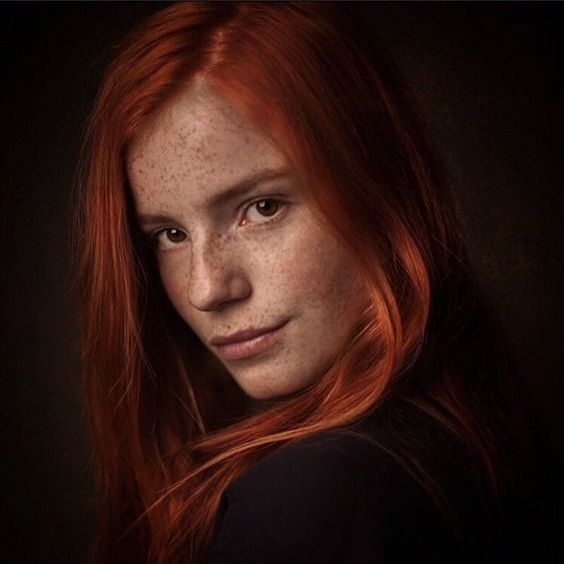
#> input picture OpenCVT/img.jpg, 564 x 564 px, given in place of img.jpeg, which was not available
$ jupyter execute --allow-errors Eyes_Tracker.ipynb
#> lines starting #> are read from the running program, lines starting #| are printed output that depends on the picture; after the words box and inside, x2 and y2 are one past the last pixel; in counts of white or black regions, pixels touching at a corner belong together; pictures that were not available may be replaced by others from this repository, and a replacement may not be noted
[cell 1]
import cv2
import numpy as np

path = "../OpenCV/cascades/data/"
face_cascade = cv2.CascadeClassifier(path+"haarcascade_frontalface_default.xml")
eye_cascade = cv2.CascadeClassifier(path+"haarcascade_eye.xml")

[cell 2]
img = cv2.imread("images/img.jpeg")
#> img is the input picture: shape (564, 564, 3); mean B, G, R 18, 23.7, 47.6

[cell 3]
img_gray = cv2.cvtColor(img, cv2.COLOR_BGR2GRAY)
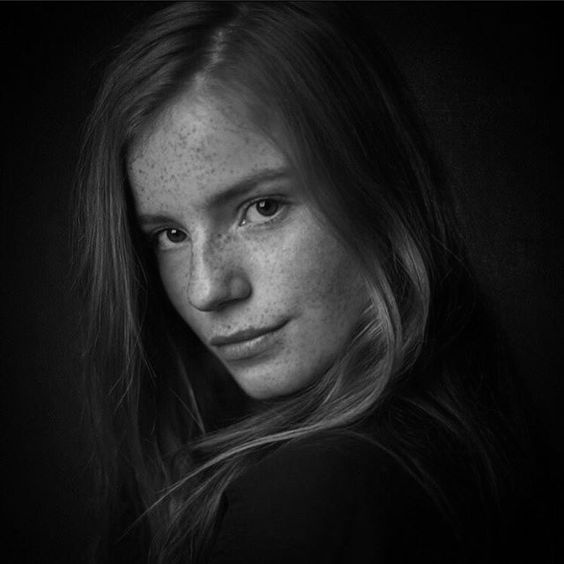
#> img_gray: shape (564, 564); min 0, max 203, mean 30.2
faces = face_cascade.detectMultiScale(img_gray, 1.3, 5)
#> faces = [[97, 123, 235, 235]]

[cell 4]
faces
#> Out = [[97, 123, 235, 235]]

[cell 5]
for (x, y, w, h) in faces:
    cv2.rectangle(img, (x, y), (x+w, y+h), (255, 0, 255), 2)
#> this loop made 1 pass
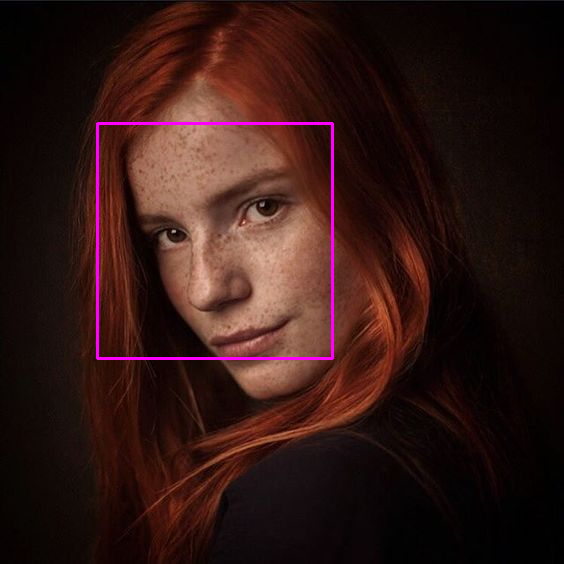
#> img: shape (564, 564, 3); 0.89% of pixels changed, all inside (x1, y1, x2, y2) = (96, 122, 334, 360)

[cell 6]
# [4 lines left out: function show_img, not called in this run]

[cell 7]
face_gray = img_gray[y:y+h, x:x+w]
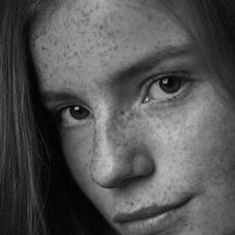
#> face_gray: shape (235, 235); min 1, max 203, mean 83.9
face = img[y:y+h, x:x+w]
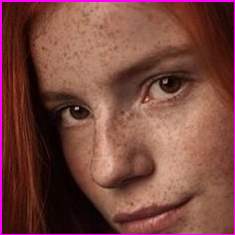
#> face: shape (235, 235, 3); mean B, G, R 63.1, 71.1, 120.9
eyes = eye_cascade.detectMultiScale(face_gray)
#> eyes = [[52, 89, 46, 46], [128, 55, 63, 63]]

[cell 8]
for (ex, ey, ew, eh) in eyes:
    cv2.rectangle(face, (ex, ey), (ex+ew, ey+eh), (0, 255, 255), 2)
#> this loop made 2 passes
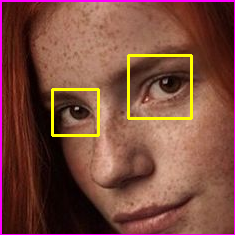
#> face: shape (235, 235, 3); 2.35% of pixels changed, all inside (x1, y1, x2, y2) = (51, 54, 193, 137)

[cell 9]
cv2.imshow("img", img)
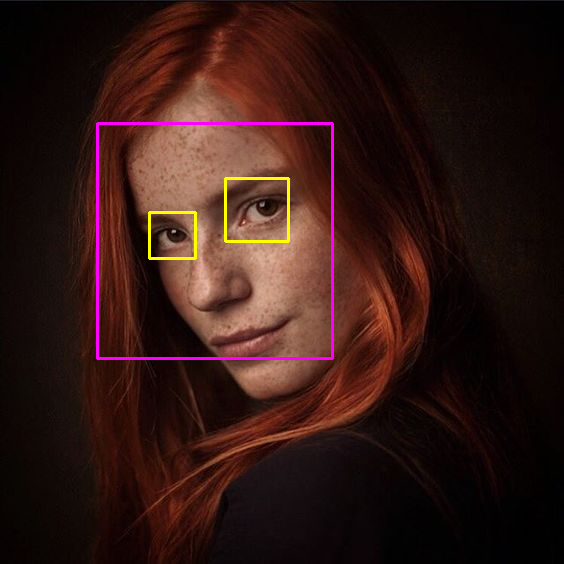
#> window 'img': shape (564, 564, 3); mean B, G, R 19.7, 24, 49.6
cv2.waitKey(0)
cv2.destroyAllWindows()

[cell 10]
def detect_eyes(img, classifier):
    frame_gay = cv2.cvtColor(img, cv2.COLOR_BGR2GRAY)
    eyes = classifier.detectMultiScale(img_gray, 1.3, 5)
    width = np.size(img, 1)
    height = np.size(img, 0)
    left_eye = None
    right_eye = None
    print(len(eyes))
    for (x, y, w, h) in eyes:
        if y > height/2:
            pass
        eye_center = (x + w) / 2
        if eye_center < width * 0.5:
            left_eye = img[y:y+h, x:x+w]
        else:
            right_eye = img[y:y+h, x:x+w]
    return left_eye, right_eye

[cell 11]
def detect_faces(img, classifier):
    frame_gray = cv2.cvtColor(img, cv2.COLOR_BGR2GRAY)
    coords = classifier.detectMultiScale(frame_gray, 1.3, 5)
    if len(coords) > 1:
        biggest = (0, 0, 0, 0)
        for i in coords:
            if i[3] > biggest[3]:
                biggest = i
        biggest = np.array([i], np.int32)
    elif len(coords) == 1:
        biggest = coords
    else:
        return None
    for (x, y, w, h) in biggest:
        frame = img[y:y+h, x:x+w]
    return frame

[cell 12]
detector_params = cv2.SimpleBlobDetector_Params()
detector_params.filterByArea = True
detector_params.maxArea = 1500
detector = cv2.SimpleBlobDetector_create(detector_params)

[cell 13]
threshold=127
_, img = cv2.threshold(img, threshold, 255, cv2.THRESH_BINARY)
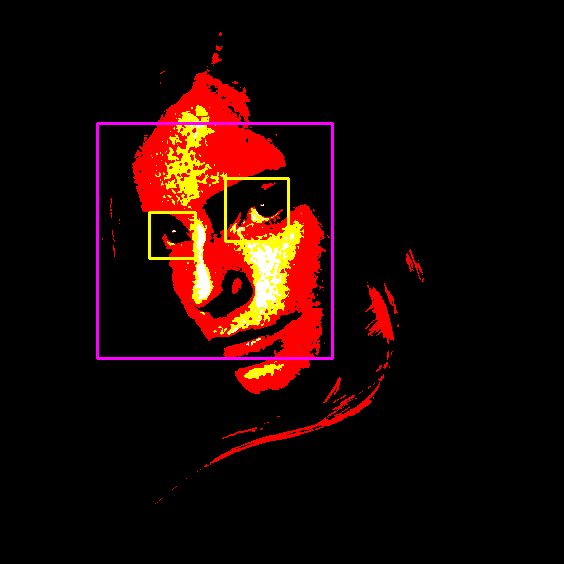
#> img: shape (564, 564, 3); mean B, G, R 3.9, 7.1, 28.9

[cell 14]
# [5 lines left out: function cut_eyebrows, not called in this run]

[cell 15]
# [5 lines left out: function blob_process, not called in this run]

[cell 16]
face_img = detect_faces(img, face_cascade)
#> in detect_faces, `frame_gray = cv2.cvtColor(img, cv2.COLOR_BGR2GRAY)`:
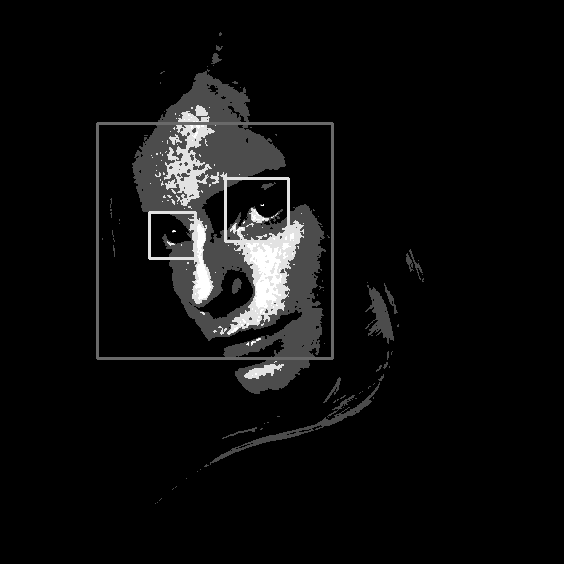
#> frame_gray: shape (564, 564); min 0, max 255, mean 13.2
#> in detect_faces, `coords = classifier.detectMultiScale(frame_gray, 1.3, 5)`: coords = ()
